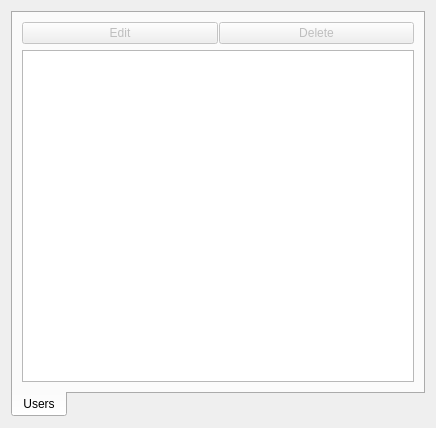
<?xml version="1.0" encoding="UTF-8"?>
<ui version="4.0">
 <class>UserManager</class>
 <widget class="QWidget" name="UserManager">
  <property name="geometry">
   <rect>
    <x>0</x>
    <y>0</y>
    <width>436</width>
    <height>428</height>
   </rect>
  </property>
  <property name="windowTitle">
   <string>Form</string>
  </property>
  <layout class="QVBoxLayout" name="verticalLayout_2">
   <item>
    <widget class="QTabWidget" name="UserManagment">
     <property name="autoFillBackground">
      <bool>false</bool>
     </property>
     <property name="tabPosition">
      <enum>QTabWidget::South</enum>
     </property>
     <property name="tabShape">
      <enum>QTabWidget::Rounded</enum>
     </property>
     <property name="currentIndex">
      <number>0</number>
     </property>
     <widget class="QWidget" name="mng_cars">
      <attribute name="title">
       <string>Users</string>
      </attribute>
      <layout class="QVBoxLayout" name="verticalLayout_3">
       <item>
        <layout class="QVBoxLayout" name="verticalLayout_4">
         <item>
          <layout class="QHBoxLayout" name="horizontalLayout_8">
           <property name="spacing">
            <number>1</number>
           </property>
           <property name="sizeConstraint">
            <enum>QLayout::SetDefaultConstraint</enum>
           </property>
           <item>
            <widget class="QPushButton" name="edit_pushButton">
             <property name="enabled">
              <bool>false</bool>
             </property>
             <property name="text">
              <string>Edit</string>
             </property>
            </widget>
           </item>
           <item>
            <widget class="QPushButton" name="delete_pushButton">
             <property name="enabled">
              <bool>false</bool>
             </property>
             <property name="text">
              <string>Delete</string>
             </property>
            </widget>
           </item>
          </layout>
         </item>
        </layout>
       </item>
       <item>
        <widget class="QTableView" name="usersTable"/>
       </item>
      </layout>
     </widget>
    </widget>
   </item>
  </layout>
 </widget>
 <resources/>
 <connections/>
</ui>
